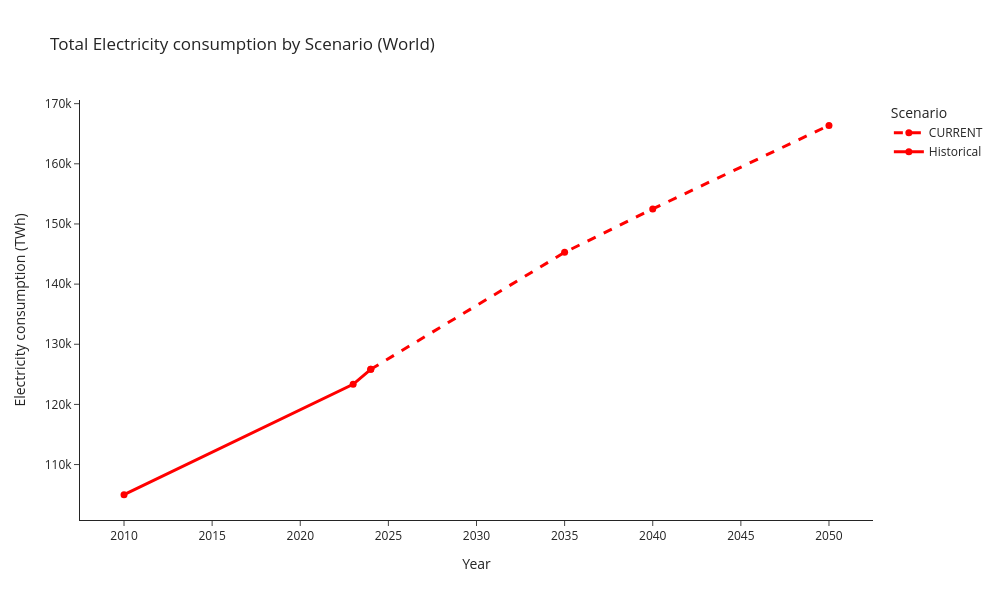

The cell this chart's notebook holds for it:
### Code cell
scenarios_to_plot = ["Historical", "CURRENT"]

fig = go.Figure()
style_map = {
    "Historical": dict(color="red", dash="solid"),
    "CURRENT": dict(color="red", dash="dash"),
}

for scenario, sub in df_gen[df_gen["Scenario"].isin(scenarios_to_plot)].groupby("Scenario"):
    fig.add_trace(
        go.Scatter(
            x=sub["Year"],
            y=sub["Total_final_consumption_TWh"],
            mode="lines+markers",
            name=scenario,
            line=dict(
                color=style_map[scenario]["color"],
                dash=style_map[scenario]["dash"],
                width=3,
            ),
            marker=dict(size=7),
        )
    )

fig.update_layout(
    title="Total Electricity consumption by Scenario (World)",
    xaxis_title="Year",
    yaxis_title="Electricity consumption (TWh)",
    legend_title="Scenario",
    template="simple_white",
    width=1000,
    height=600,
)

fig.show()

### Figure 1 — Plotly figure (JSON) as saved in the notebook; plotly's stock layout.template omitted (floating-point values rounded to 4 significant figures)
{"data": [{"line": {"color": "red", "dash": "dash", "width": 3}, "marker": {"size": 7}, "mode": "lines+markers", "name": "CURRENT", "type": "scatter", "x": [2024, 2035, 2040, 2050], "y": [125800.0, 145300.0, 152500.0, 166400.0]}, {"line": {"color": "red", "dash": "solid", "width": 3}, "marker": {"size": 7}, "mode": "lines+markers", "name": "Historical", "type": "scatter", "x": [2010, 2023, 2024], "y": [105000.0, 123300.0, 125800.0]}], "layout": {"height": 600, "legend": {"title": {"text": "Scenario"}}, "title": {"text": "Total Electricity consumption by Scenario (World)"}, "width": 1000, "xaxis": {"title": {"text": "Year"}}, "yaxis": {"title": {"text": "Electricity consumption (TWh)"}}}}
